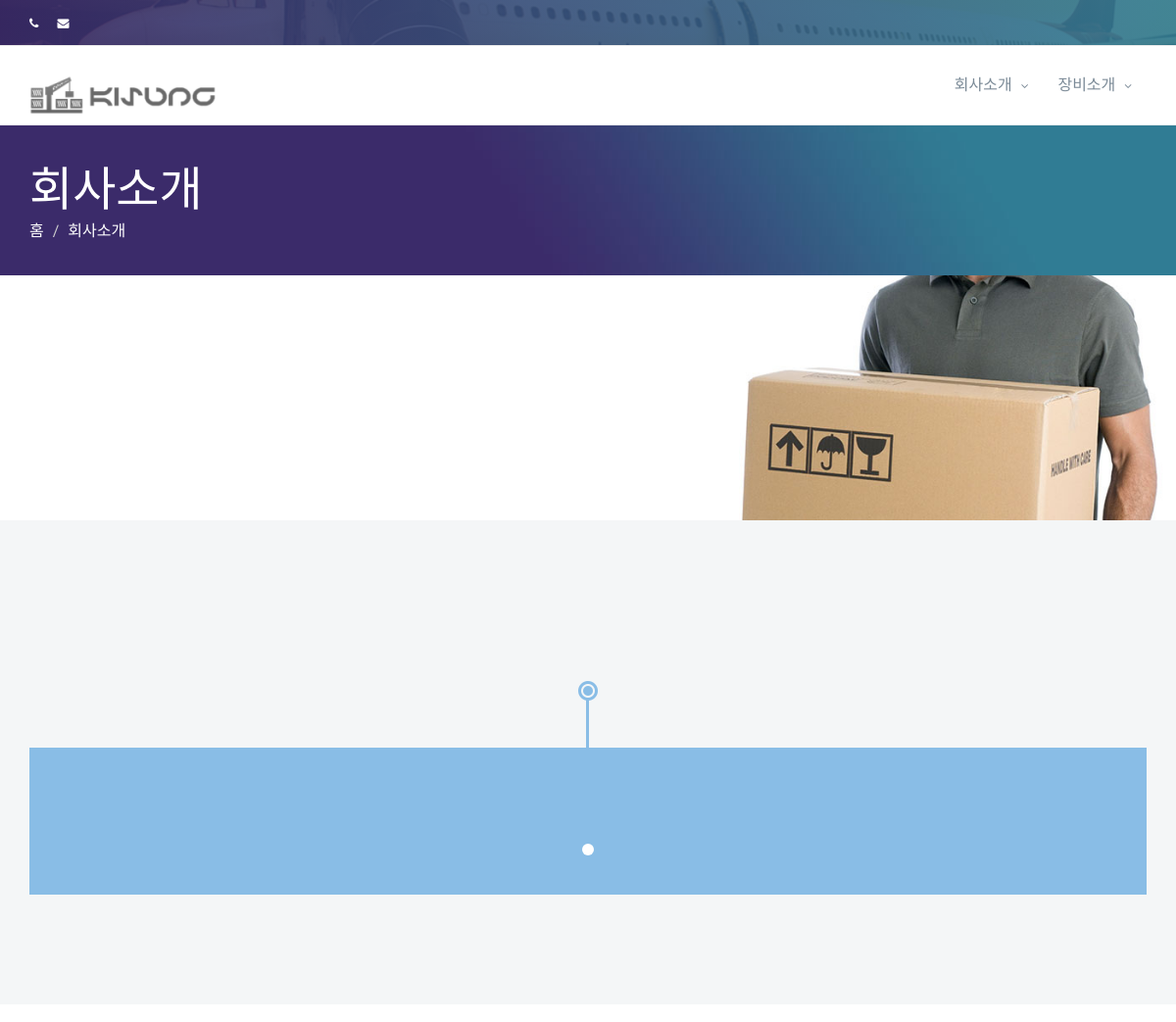
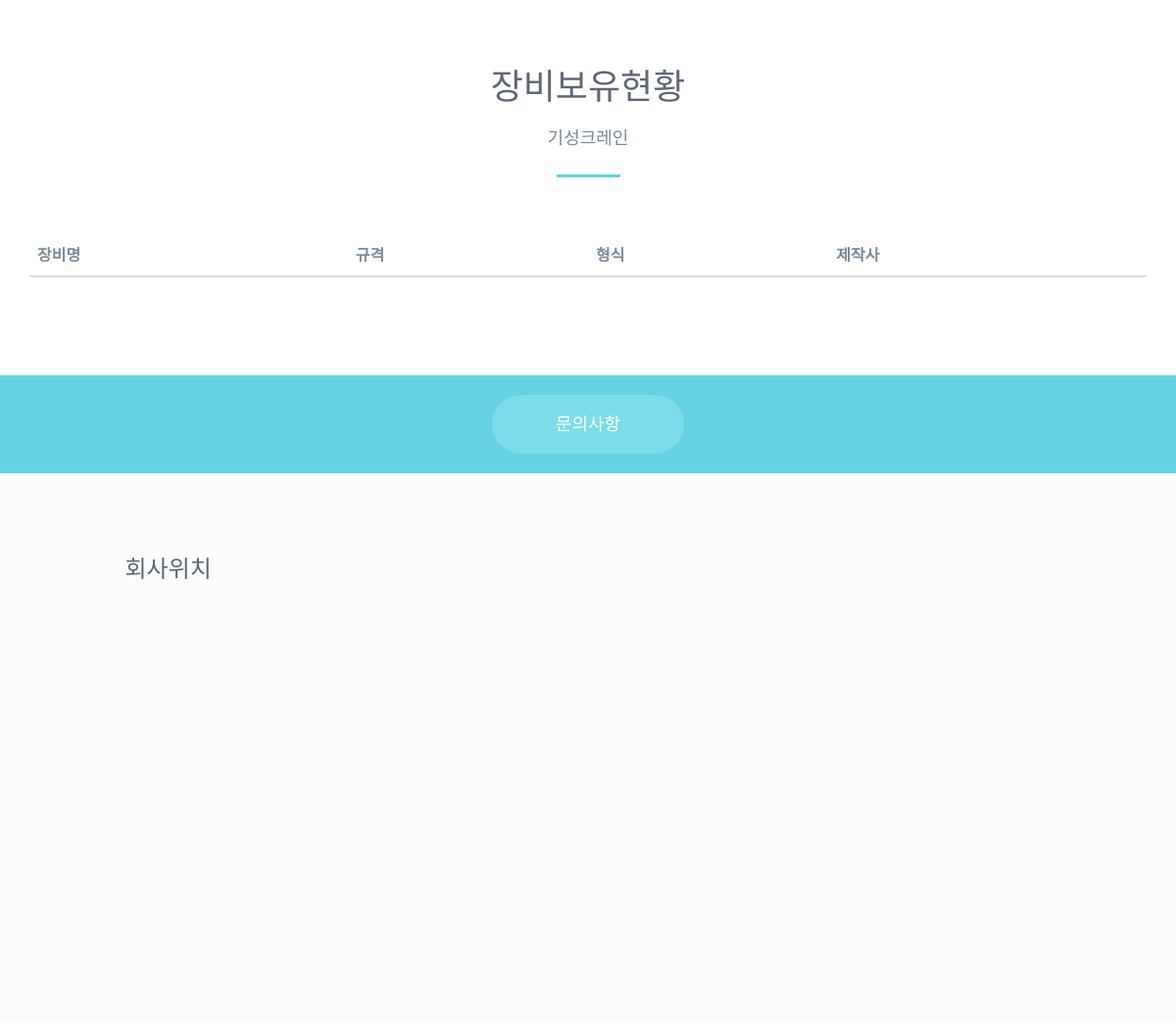
Page /about/ on the earlier database version (2 pictures, top to bottom).
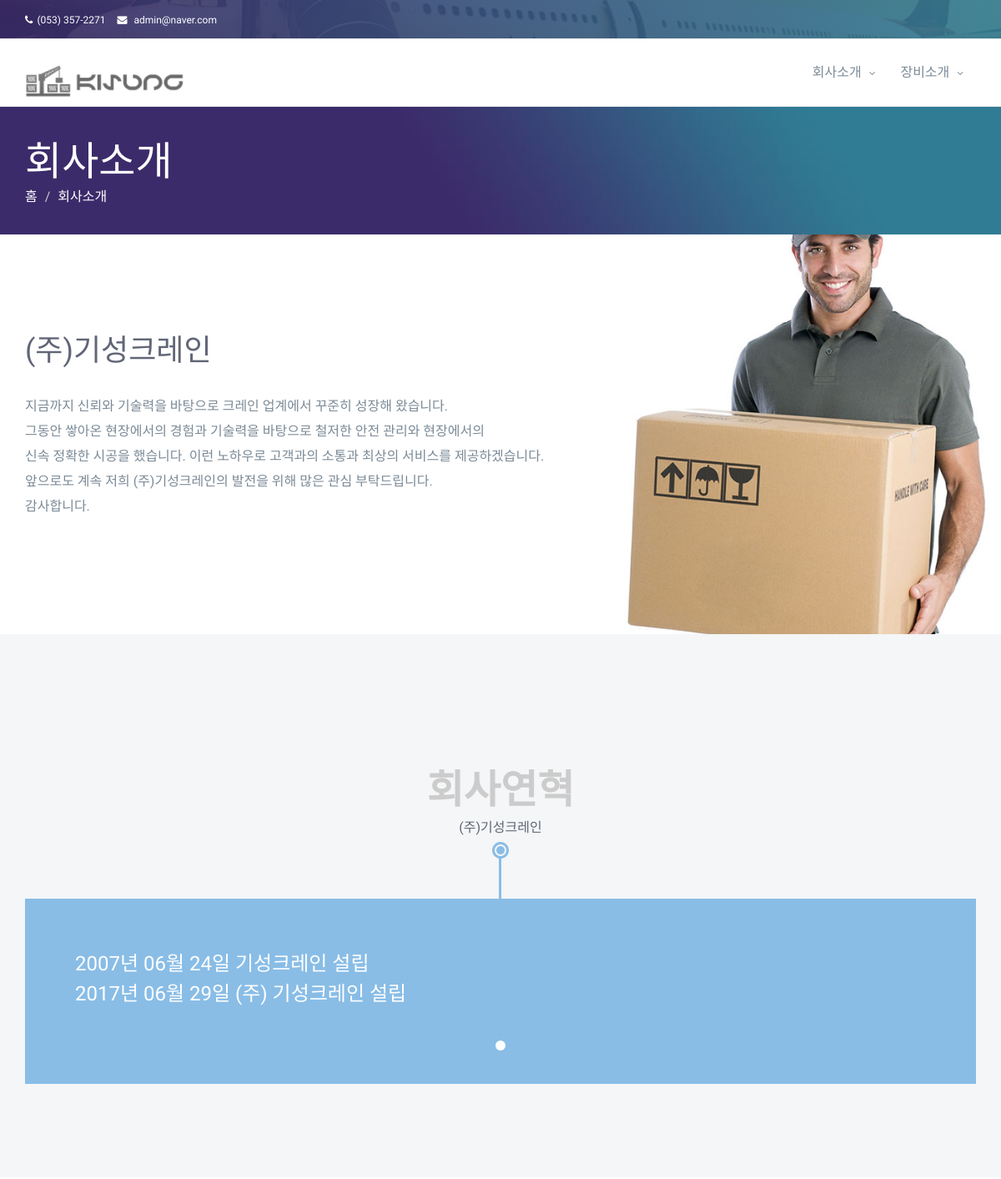
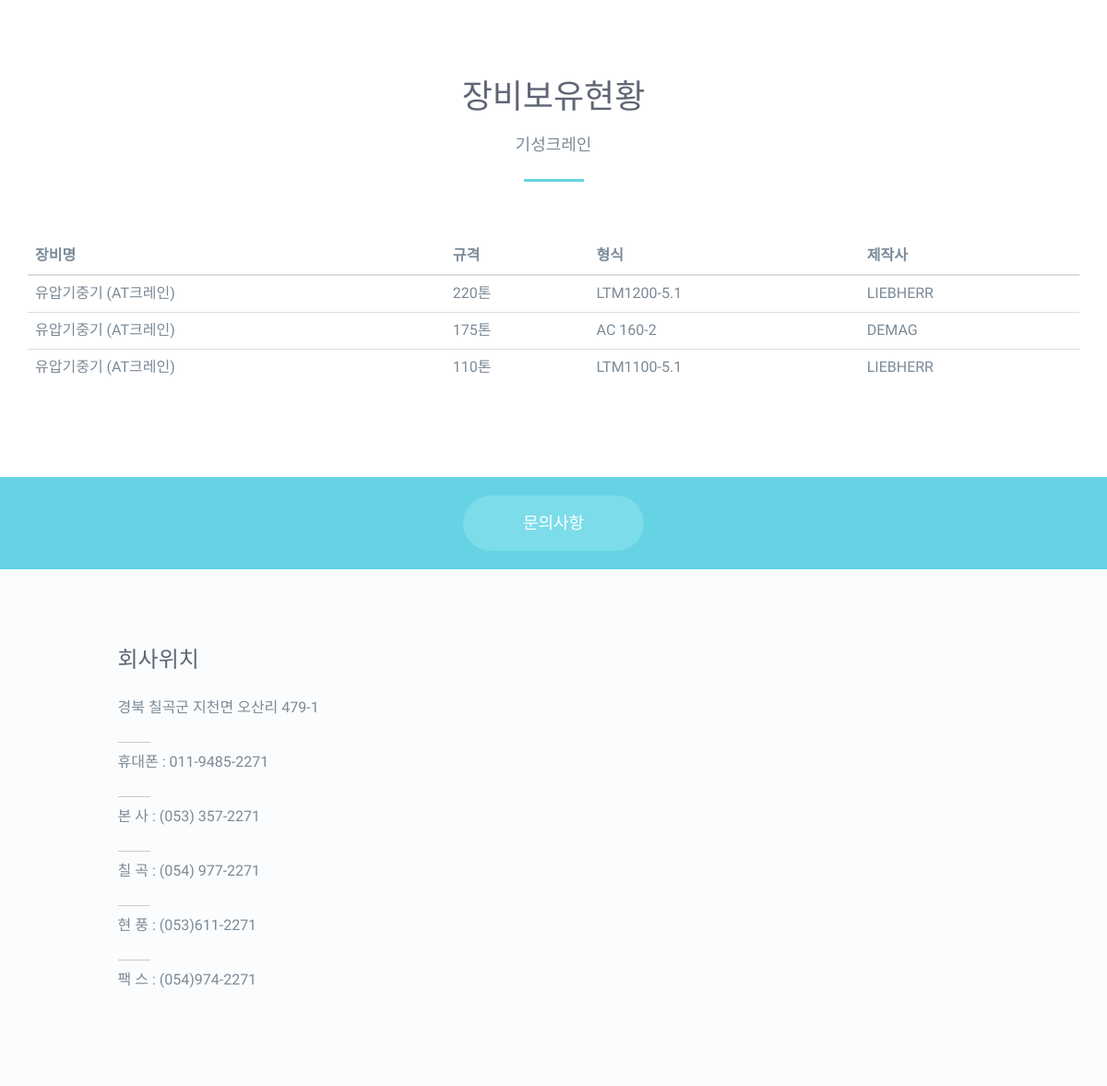
Same page on the later database version (2 pictures, top to bottom).
### homepage/models.py (models this page shows, shortened)
class CompanyInfo(models.Model):
    author = models.ForeignKey(User, default=User, verbose_name='작성자')
    name = models.CharField(max_length=200, default='', verbose_name='회사이름')
    address = models.CharField(max_length=20, default='', verbose_name='회사주소')
    email = models.EmailField(max_length=70, blank=True, null=True, unique=True, verbose_name='이메일')
    delegate_number = models.CharField(max_length=20, default='', blank=True, verbose_name='대표전화번호')
    created_date = models.DateTimeField(auto_now_add=True, verbose_name='등록일')
    modified_date = models.DateTimeField(auto_now=True, verbose_name='수정일')
    class Meta:
        ordering = ('created_date',)
        get_latest_by = ('created_date',)
        verbose_name_plural = '회사정보'

class About(models.Model):
    author = models.ForeignKey(User, default=User, verbose_name='작성자')
    photo = models.ImageField(upload_to=user_path, blank=True)
    title = models.CharField(max_length=200, default='', blank=True, verbose_name='회사소개 제목')
    text = models.TextField(verbose_name='회사소개 내용', blank=True)
    history_title = models.CharField(max_length=200, default='', blank=True, verbose_name='연혁 제목')
    history_sub_title = models.CharField(max_length=200, default='', blank=True, verbose_name='연혁 부제목')
    history_text = models.TextField(verbose_name='연혁 내용')
    created_date = models.DateTimeField(auto_now_add=True, verbose_name='등록일')
    modified_date = models.DateTimeField(auto_now=True, verbose_name='수정일')
    class Meta:
        ordering = ('created_date',)
        get_latest_by = ('created_date',)
        verbose_name_plural = '회사소개'

class Equipments(models.Model):
    equipment_list = models.ForeignKey(About)
    name = models.CharField(max_length=200, default='', verbose_name='장비명')
    standard = models.CharField(max_length=200, default='', verbose_name='규격')
    form = models.CharField(max_length=200, default='', verbose_name='형식')
    producer = models.CharField(max_length=200, default='', verbose_name='제작사')
    class Meta:
        verbose_name_plural = '장비리스트'

class Phones(models.Model):
    phone_list = models.ForeignKey(CompanyInfo)
    number = models.CharField(max_length=100, default='', blank=True, verbose_name='전화번호')

### homepage/views.py (the view)
# urls.py: url(r'^about/$', views.about, name='about'),
def about(request):
    abouts = About.objects.order_by('pk').first()
    company = CompanyInfo.objects.order_by('pk').first()
    return render(request, 'homepage/about.html', {'abouts': abouts, 'company': company})

### homepage/templates/homepage/about.html
{% extends 'homepage/base.html' %}
{% load staticfiles %}
{% block content %}
{% include 'homepage/header.html' %}
<section class="page-title-section">
	<div class="container">
		<div class="row">
			<div class="col-xs-12">
				<div class="page-header-wrap">
					<div class="page-header">
						<h1>회사소개</h1>
					</div>
				   <ol class="breadcrumb">
					  <li><a href="/">홈</a></li>
					  <li class="active">회사소개</li>
					</ol>
				</div>
			</div>
		</div>
	</div>
</section>
<section class="about-intro-section">
	<div class="container">
		<div class="row">
			<div class="col-md-9">
				<div class="about-intro">
					<h2>{{ abouts.title }}</h2>
					<p>{{ abouts.text|linebreaksbr }}</p>
				</div>
			</div>
			<div class="col-md-5"></div>
		</div>
	</div>
</section>
<section class="history-section">
	<div class="container">
		<div class="history-timeline">
			<div id="historyCarousel" class="carousel slide carousel-fade" data-ride="carousel">
			  <ol class="carousel-indicators">
				<li data-target="#historyCarousel" data-slide-to="0" class="active"></li>
			  </ol>
				<div class="carousel-inner">
					<div class="item active">
						<div class="history-year text-center">
							<span class="year">{{ abouts.history_title }}</span>
							<span class="title">{{ abouts.history_sub_title }}</span>
						</div>
						<div class="history-info">
							<h3>{{ abouts.history_text|linebreaksbr }}</h3>
						</div>
					</div>
				</div>
			</div>
		</div>
	</div>
</section>
<section class="mission-section section-padding">
	<div class="container">
		<div class="text-center">
			<h2 class="section-title">장비보유현황</h2>
			<span class="section-sub">기성크레인</span>
		</div>
		<div class="annual-report-carousel">
			<div id="reportCarousel" class="carousel slide" data-ride="carousel">
			  <ol class="carousel-indicators">
				<li data-target="#reportCarousel" data-slide-to="0" class="active"></li>
			  </ol>
			  <div class="carousel-inner">
				<div class="item active">
					<div class="annual-report clearfix">
						<table class="table">
							<thead>
								<tr>
									<th>장비명</th>
									<th>규격</th>
									<th>형식</th>
									<th>제작사</th>
								</tr>
							</thead>
							<tbody>
							{% for equipmentList in abouts.equipments_set.all %}
								<tr>
									<td>{{ equipmentList.name }}</td>
									<td>{{ equipmentList.standard }}</td>
									<td>{{ equipmentList.form }}</td>
									<td>{{ equipmentList.producer }}</td>
								</tr>
							{% endfor %}
							</tbody>
						</table>
						</div>
					</div>
				</div>
			  </div>
			</div>
		</div>
</section>
{% include 'homepage/cta.html' %}
{% include 'homepage/footer-widget.html' %}
{% endblock %}

### homepage/templates/homepage/base.html (shortened to what this page needs)
<!DOCTYPE html>
{% load staticfiles %}
<html lang="ko">
	<head>
	    <link href="{% static 'css/bootstrap.min.css' %}" rel="stylesheet">
	    <link href="{% static 'fonts/flaticon/flaticon.css' %}" rel="stylesheet">
	    <link href="{% static 'css/font-awesome.min.css' %}" rel="stylesheet">
	    <link href="{% static 'css/hippo-off-canvas.css' %}" rel="stylesheet">
	    <link href="{% static 'css/animate.css' %}" rel="stylesheet">
	    <link href="{% static 'css/language-select.css' %}" rel="stylesheet">
	    <link href="{% static 'owl.carousel/assets/owl.carousel.css' %}" rel="stylesheet">
    	<link href="{% static 'css/magnific-popup.css' %}" rel="stylesheet">
    	<link href="{% static 'css/menu.css' %}" rel="stylesheet">
    	<link href="{% static 'css/template.css' %}" rel="stylesheet">
	    <link href="{% static 'css/style.css' %}" rel="stylesheet">
		<link href="{% static 'css/gallery_thumbs.css' %}" rel="stylesheet">
	    <link href="{% static 'css/responsive.css' %}" rel="stylesheet">
	</head>
	<body id="page-top">
		<div id="st-container" class="st-container">
		    <div class="st-pusher">
	        	<div class="st-content">
					{% block content %}
					{% endblock %}
                </div>
		    </div>
        </div>
    </body>
</html>

### homepage/templates/homepage/header.html (shortened to what this page needs)
{% load staticfiles %}
<header class="header">
    <nav class="top-bar">
        <div class="overlay-bg">
            <div class="container">
                <div class="row">
                    <div class="col-sm-6 col-xs-12">
                        <div class="call-to-action">
                            <ul class="list-inline">
                                <li><a href="#"><i class="fa fa-phone"></i>{{ company.delegate_number }}</a></li>
                                <li><a href="#"><i class="fa fa-envelope"></i> {{ company.email }}</a></li>
                            </ul>
                        </div>
                    </div>
                </div>
            </div>
        </div>
    </nav>
    <nav class="navbar navbar-default" role="navigation">
        <div class="container mainnav">
            <div class="navbar-header">
                <h1 class="logo"><a class="navbar-brand" href="{% url 'home' %}"><img src="{% static 'img/logo.png' %}" alt=""></a></h1>
            </div>
            <div class="collapse navbar-collapse navbar-collapse">
                <ul class="nav navbar-nav navbar-right">
                    <li class="dropdown"><a href="{% url 'about' %}">회사소개 <span class="fa fa-angle-down"></span></a>
                    </li>
                    <li class="dropdown"><a href="{% url 'equipment_intro' %}">장비소개 <span class="fa fa-angle-down"></span></a>
                    </li>
                </ul>
            </div>
        </div>
    </nav>
</header>

### homepage/templates/homepage/cta.html (shortened to what this page needs)
<section class="cta-section">
    <div class="container text-center">
        <a data-toggle="modal" data-target="#quoteModal" href="#" class="btn btn-primary quote-btn">문의사항</a>
    </div>
</section>

### homepage/templates/homepage/footer-widget.html
<section class="footer-widget-section section-padding">
	<div class="container">
		<div class="row">
			<div class="col-md-3 col-md-offset-1 col-sm-4">
				<div class="footer-widget">
					<h3>회사위치</h3>
					<address>
						{{ company.address|linebreaksbr }}
						{% for phone in company.phones_set.all %}
						<span class="tel">{{ phone.number }}</span>
						{% endfor %}
					</address>
				</div>
			</div>
			<div class="col-md-5 col-md-offset-0 col-sm-4">
				<div id="googleMap"></div>
			</div>
		</div>
	</div>
</section>

### homepage/templates/homepage/offcanvas-menu.html (shortened to what this page needs)
{% load staticfiles %}

### homepage/static/css/hippo-off-canvas.css (style rules this page uses)
.hippo-offcanvas-wrapper, .hippo-offcanvas-pusher, .hippo-offcanvas-contents { height: 100%; }
.hippo-offcanvas-contents { ; }
.hippo-offcanvas-contents, .hippo-offcanvas-contents-inner { position: relative; }
.hippo-offcanvas-wrapper { position: relative; overflow: hidden; }
.hippo-offcanvas-pusher { position: relative; left: 0; z-index: 99; height: 100%; -webkit-transition: -webkit-transform 0.5s; -moz-transition: -moz-transform 0.5s; -ms-transition: -ms-transform 0.5s; -o-transition: -o-transform 0.5s; transition: transform 0.5s; }
.hippo-offcanvas-pusher::after { position: absolute; top: 0; right: 0; width: 0; height: 0; background: rgba(0, 0, 0, 0.5); content: ''; opacity: 0; -webkit-transition: opacity 0.5s, width 0.1s 0.5s, height 0.1s 0.5s; -moz-transition: opacity 0.5s, width 0.1s 0.5s, height 0.1s 0.5s; -o-transition: opacity 0.5s, width 0.1s 0.5s, height 0.1s 0.5s; transition: opacity 0.5s, width 0.1s 0.5s, height 0.1s 0.5s; z-index: 999; }
.hippo-offcanvas-pusher::after { z-index: 1200; }

### homepage/static/css/menu.css (style rules this page uses)
.mainnav { position: relative; }
.navbar { border: 0; border-radius: 0; margin: 0; background: #fff; box-shadow: 0 0 0 1px #ededed; }
.navbar-default .navbar-nav>li>a { color: #7b8a97; }
.navbar-nav>li>a { padding-top: 5px; padding-bottom: 5px; border-radius: 30px; }
li.dropdown a span { font-size: 12px; margin-left: 5px; }

### homepage/static/css/style.css (style rules this page uses)
.about-intro-section { background: url(../img/intro-bg.jpg) no-repeat; background-size: cover; padding: 112px 0; }
.about-intro h2 { margin-bottom: 25px; }
.about-intro p { margin-bottom: 25px; }
.history-section { padding: 112px 0; background-color: #f4f6f7; }
.history-timeline { margin-top: 50px; }
.carousel-fade .carousel-inner .item { opacity: 0; -webkit-transition: opacity 1s; -moz-transition: opacity 1s; -o-transition: opacity 1s; transition: opacity 1s; }
.carousel-fade .carousel-inner .active { opacity: 1; }
.item .history-info { padding: 60px; color: #fff; background-color: #89bde6; position: relative; }
.item .history-info::before { content: ""; background: url(../img/carousel-indicator-blue.png); position: absolute; left: 50%; top: -68px; margin-left: -10px; width: 20px; height: 68px; }
.history-year .year { display: block; font-size: 48px; font-weight: 700; line-height: 50px; font-family: 'Source Sans Pro', Arial, Helvetica, sans-serif; color: #ccc; margin-bottom: 5px; }
.history-year .title { display: block; font-weight: 400; font-family: 'Source Sans Pro', Arial, Helvetica, sans-serif; color: #606676; text-transform: uppercase; margin-bottom: 70px; }
.history-info h3 { color: #fff; margin-bottom: 30px; }
#historyCarousel .carousel-indicators li { background-color: rgba(0,0,0,.2); border: 1px solid transparent; }
#historyCarousel .carousel-indicators .active { background-color: #fff; }
.annual-report { margin-top: 85px; }
#reportCarousel .carousel-indicators { bottom: -100px; }
#reportCarousel .carousel-indicators li { background-color: rgba(0,0,0,.2); border: 1px solid transparent; }
#reportCarousel .carousel-indicators .active { background-color: #fff; }

### homepage/static/css/responsive.css (style rules this page uses)
@media (min-width: 768px) { .navbar { padding: 15px 0; } }
@media (min-width: 768px) { .navbar-nav { padding-top: 10px; } }
@media only screen and (min-width : 992px) { .section-padding { padding: 80px 0; } }
@media only screen and (min-width : 992px) { .about-intro-section { background-position: center; } }

Differences in the rows shown:
added CompanyInfo: delegate_number "(053) 357-2271", email "admin@naver.com", address "경북 칠곡군 지천면 오산리 479-1"
added About: title "(주)기성크레인", text "지금까지 신뢰와 기술력을 바탕으로 크레인 업계에서 꾸준히 성장해 왔습니다. 그동안 쌓아온 현장에서의 경험과 기술력을 바탕으로 철저한 안전 관리와 현장에서의 신속 정확한 시공을 했습니다. 이런 노하우로 고객과의 소통과 최상의 서비스를 제공하겠습니다. 앞으로도 계속 저희 (주)기성크레인의 발전을 위해 많은 관심 부탁드립니다. 감사합니다.", history_title "회사연혁", history_sub_title "(주)기성크레인", history_text "2007년 06월 24일 기성크레인 설립 2017년 06월 29일 (주) 기성크레인 설립"
added Equipments: name "유압기중기 (AT크레인)", standard "220톤", form "LTM1200-5.1", producer "LIEBHERR"
added Equipments: name "유압기중기 (AT크레인)", standard "175톤", form "AC 160-2", producer "DEMAG"
added Equipments: name "유압기중기 (AT크레인)", standard "110톤", form "LTM1100-5.1", producer "LIEBHERR"
added Phones: number "휴대폰 : 011-9485-2271"
added Phones: number "본 사 : (053) 357-2271"
added Phones: number "칠 곡 : (054) 977-2271"
added Phones: number "현 풍 : (053)611-2271"
added Phones: number "팩 스 : (054)974-2271"
